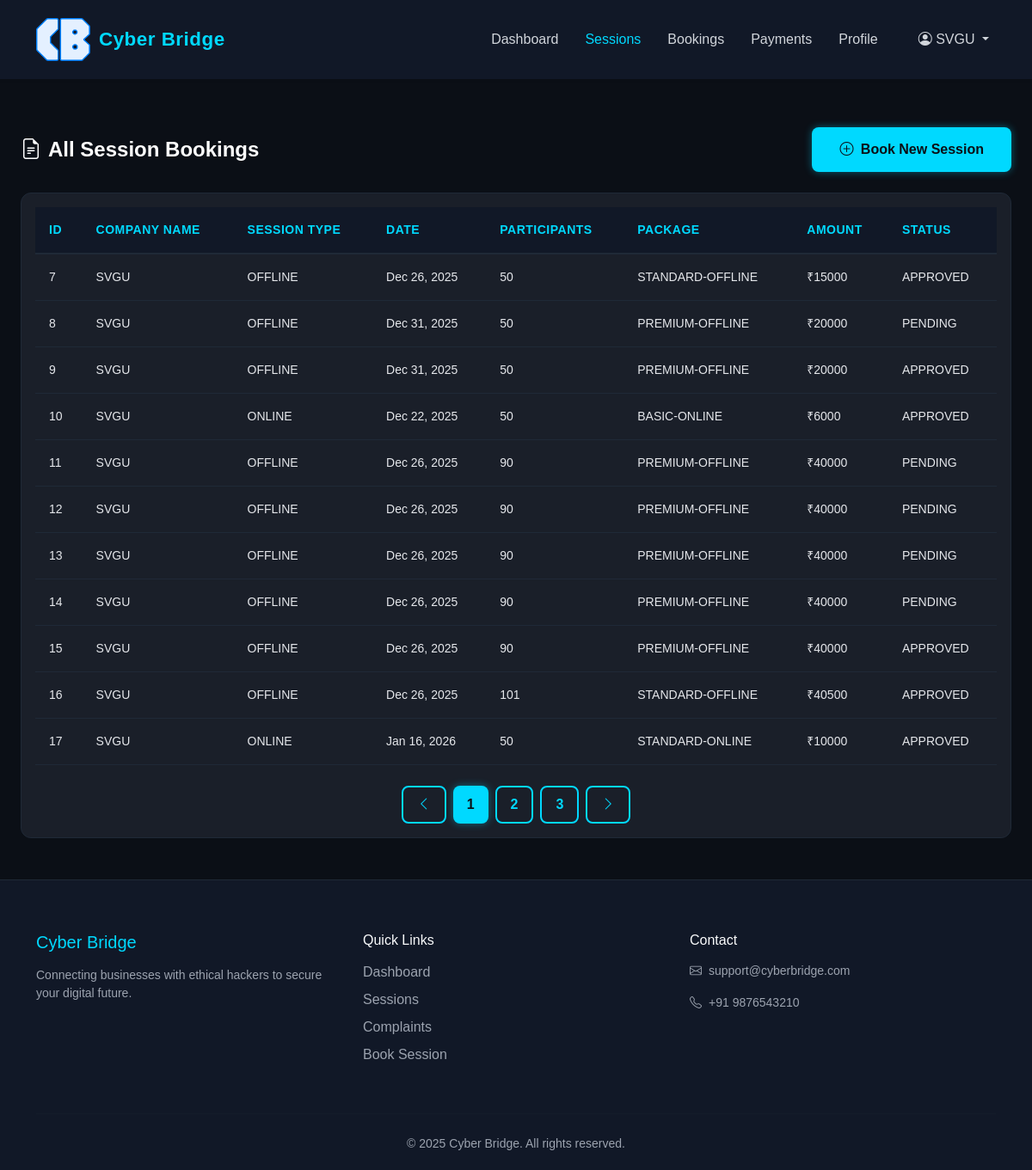
Page /awareness_session_list (signed in) on the earlier database version.
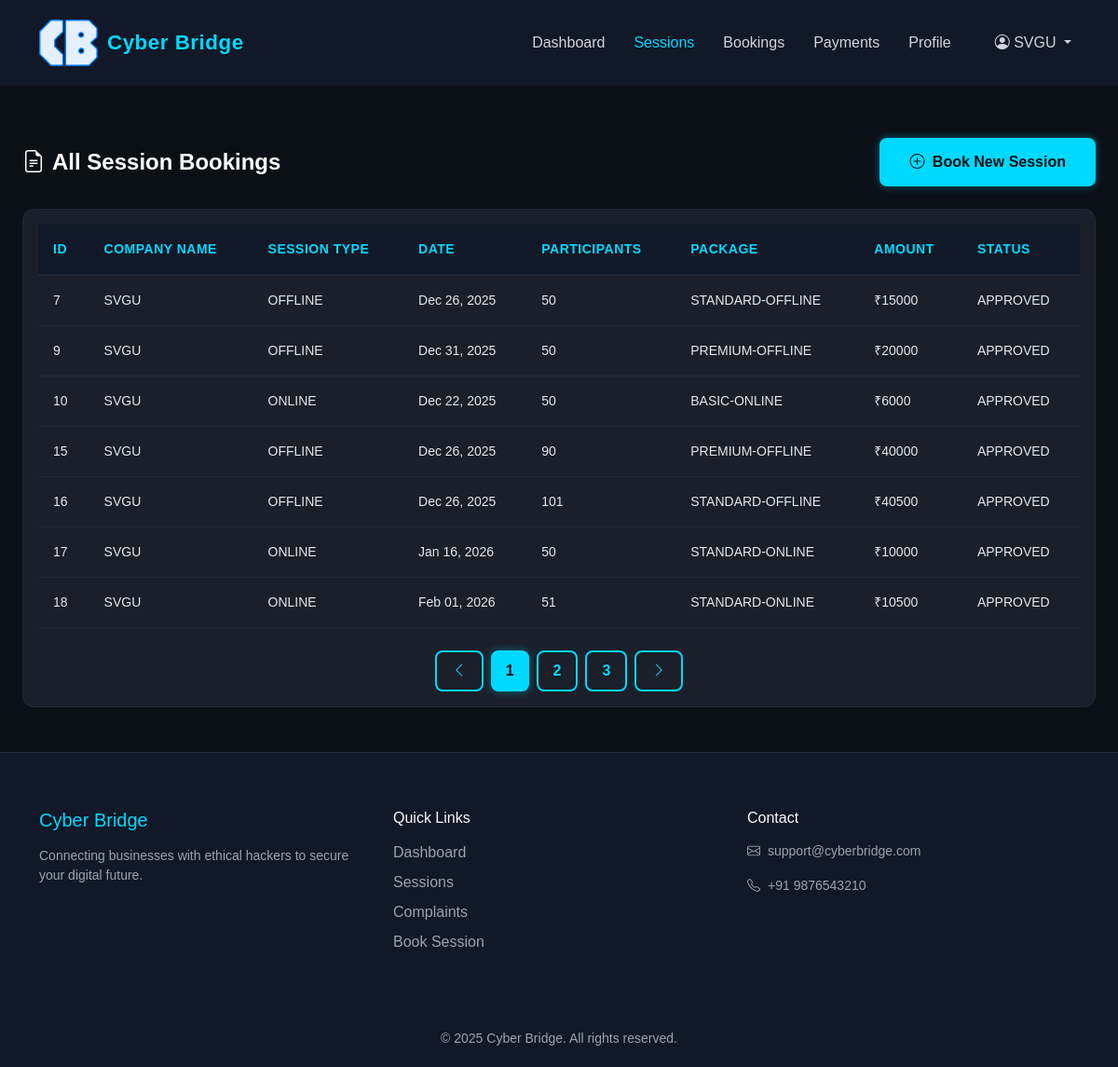
Same page on the later database version.
### app1/models.py (models this page shows, shortened)
class Awareness_Sessions(models.Model):
    SESSION_MODE = [
        ("ONLINE", "Online"),
        ("OFFLINE", "Offline"),
    ]
    PACKAGE_CHOICES = [
        ("BASIC_ONLINE", "Basic Online"),
        ("STANDARD_ONLINE", "Standard Online"),
        ("PREMIUM_ONLINE", "Premium Online"),
        ("BASIC_OFFLINE", "Basic Offline"),
        ("STANDARD_OFFLINE", "Standard Offline"),
        ("PREMIUM_OFFLINE", "Premium Offline"),
    ]
    STATUS_CHOICES = [
        ("PENDING", "Pending"),
        ("APPROVED", "Approved"),
        ("COMPLETED", "Completed"),
        ("CANCELLED", "Cancelled"),
    ]
    PAYMENT_STATUS = [
        ("UNPAID", "Unpaid"),
        ("PROCESSING", "Processing"),
        ("PAID", "Paid"),
        ("FAILED", "Failed"),
        ("REFUNDED", "Refunded"),
    ]
    business = models.ForeignKey(Business_Profile, on_delete=models.CASCADE, null=True, blank=True)
    company_name = models.CharField(max_length=200)
    contact_person = models.CharField(max_length=200)
    phone = models.CharField(max_length=20)
    email = models.EmailField()
    session_mode = models.CharField(max_length=10, choices=SESSION_MODE)
    package = models.CharField(max_length=50, choices=PACKAGE_CHOICES)
    preferred_date = models.DateField()
    location = models.TextField(blank=True, null=True)
    participants = models.PositiveIntegerField(default=50)
    package_price = models.PositiveIntegerField(default=0)
    extra_price = models.PositiveIntegerField(default=0)
    total_price = models.PositiveIntegerField(default=0)
    payment = models.OneToOneField(
        Payments,
        on_delete=models.SET_NULL,
        null=True,
        blank=True)
    payment_status = models.CharField(max_length=20, choices=PAYMENT_STATUS, default="UNPAID")
    status = models.CharField(max_length=20, choices=STATUS_CHOICES, default="PENDING")
    created_on = models.DateTimeField(default=timezone.now)

### app1/views.py (the view)
# urls.py: path("awareness_session_list",views.awareness_session_list,name="awareness_session_list"),
@role_required("business","dashboard")
@login_required
def awareness_session_list(request):
    business_profile = get_object_or_404(Business_Profile, user=request.user)
    sessions = Awareness_Sessions.objects.filter(business=business_profile).order_by("id")
    total = len(sessions)
    empty_rows = range(5 - total) if total < 5 else []
    return render(request, "business-awarness-list.html", {
        "sessions": sessions,
        "empty_rows": empty_rows,
    })

### templates/business-awarness-list.html (shortened to what the changed rows need)
<!DOCTYPE html>
<html lang="en">
<head>
    {% load static %}
    <link href="https://cdn.jsdelivr.net/npm/bootstrap@5.3.2/dist/css/bootstrap.min.css" rel="stylesheet">
    <link rel="stylesheet" href="https://cdn.jsdelivr.net/npm/bootstrap-icons@1.11.1/font/bootstrap-icons.min.css">
    <link rel="stylesheet" href="{% static 'css/styles.css' %}">
</head>
<body>
<main class="container-fluid my-5 px-4" style="padding-top:100px !important;">
    <div class="d-flex justify-content-between align-items-center mb-4">
        <h2 class="section-title" style="margin:0;">
            <i class="bi bi-file-earmark-text me-2"></i>All Session Bookings
        </h2>
    </div>
    <div class="card-dark p-3">
        <div class="table-responsive">
            <table class="table-dark">
                <thead>
                    <tr class="table-header">
                        <th class="table-header-cell">ID</th>
                        <th class="table-header-cell">Company Name</th>
                        <th class="table-header-cell">Session Type</th>
                        <th class="table-header-cell">Date</th>
                        <th class="table-header-cell">Participants</th>
                        <th class="table-header-cell">Package</th>
                        <th class="table-header-cell">Amount</th>
                        <th class="table-header-cell">Status</th>
                    </tr>
                </thead>
                <tbody>
                    {% for session in sessions %}
                    <tr class="table-row">
                        <td class="table-cell">{{ session.id }}</td>
                        <td class="table-cell">{{ session.company_name }}</td>
                        <td class="table-cell">{{ session.session_mode }}</td>
                        <td class="table-cell">{{ session.preferred_date|date:"M d, Y" }}</td>
                        <td class="table-cell">{{ session.participants }}</td>
                        <td class="table-cell">{{ session.package }}</td>
                        <td class="table-cell">₹{{ session.total_price }}</td>
                        <td class="table-cell">{{ session.status }}</td>
                    </tr>
                    {% endfor %}
                </tbody>
            </table>
        </div>
    </div>
</main>
</body>
</html>

Differences in the rows shown:
removed Awareness_Sessions: id "8", company_name "SVGU", session_mode "OFFLINE", preferred_date "Dec 31, 2025", participants "50", package "PREMIUM-OFFLINE", total_price "20000", status "PENDING"
removed Awareness_Sessions: id "11", company_name "SVGU", session_mode "OFFLINE", preferred_date "Dec 26, 2025", participants "90", package "PREMIUM-OFFLINE", total_price "40000", status "PENDING"
removed Awareness_Sessions: id "12", company_name "SVGU", session_mode "OFFLINE", preferred_date "Dec 26, 2025", participants "90", package "PREMIUM-OFFLINE", total_price "40000", status "PENDING"
removed Awareness_Sessions: id "13", company_name "SVGU", session_mode "OFFLINE", preferred_date "Dec 26, 2025", participants "90", package "PREMIUM-OFFLINE", total_price "40000", status "PENDING"
removed Awareness_Sessions: id "14", company_name "SVGU", session_mode "OFFLINE", preferred_date "Dec 26, 2025", participants "90", package "PREMIUM-OFFLINE", total_price "40000", status "PENDING"
added Awareness_Sessions: id "18", company_name "SVGU", session_mode "ONLINE", preferred_date "Feb 01, 2026", participants "51", package "STANDARD-ONLINE", total_price "10500", status "APPROVED"
